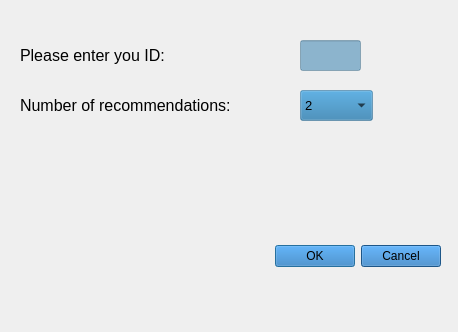
<?xml version="1.0" encoding="UTF-8"?>
<ui version="4.0">
 <class>Dialog</class>
 <widget class="QDialog" name="Dialog">
  <property name="geometry">
   <rect>
    <x>0</x>
    <y>0</y>
    <width>458</width>
    <height>332</height>
   </rect>
  </property>
  <property name="windowTitle">
   <string>Dialog</string>
  </property>
  <widget class="QDialogButtonBox" name="login_button_box">
   <property name="geometry">
    <rect>
     <x>100</x>
     <y>240</y>
     <width>341</width>
     <height>32</height>
    </rect>
   </property>
   <property name="styleSheet">
    <string notr="true">background-color: rgb(40,120,190)</string>
   </property>
   <property name="orientation">
    <enum>Qt::Horizontal</enum>
   </property>
   <property name="standardButtons">
    <set>QDialogButtonBox::Cancel|QDialogButtonBox::Ok</set>
   </property>
  </widget>
  <widget class="QLabel" name="label">
   <property name="geometry">
    <rect>
     <x>20</x>
     <y>40</y>
     <width>191</width>
     <height>31</height>
    </rect>
   </property>
   <property name="font">
    <font>
     <pointsize>12</pointsize>
    </font>
   </property>
   <property name="text">
    <string>Please enter you ID:</string>
   </property>
  </widget>
  <widget class="QComboBox" name="comboBox">
   <property name="geometry">
    <rect>
     <x>300</x>
     <y>90</y>
     <width>73</width>
     <height>31</height>
    </rect>
   </property>
   <property name="font">
    <font>
     <pointsize>10</pointsize>
    </font>
   </property>
   <property name="styleSheet">
    <string notr="true">background-color: rgba(40,120,170,0.4)</string>
   </property>
   <item>
    <property name="text">
     <string>2</string>
    </property>
   </item>
   <item>
    <property name="text">
     <string>3</string>
    </property>
   </item>
   <item>
    <property name="text">
     <string>4</string>
    </property>
   </item>
   <item>
    <property name="text">
     <string>5</string>
    </property>
   </item>
   <item>
    <property name="text">
     <string>6</string>
    </property>
   </item>
   <item>
    <property name="text">
     <string>7</string>
    </property>
   </item>
   <item>
    <property name="text">
     <string>8</string>
    </property>
   </item>
   <item>
    <property name="text">
     <string>9</string>
    </property>
   </item>
   <item>
    <property name="text">
     <string>10</string>
    </property>
   </item>
  </widget>
  <widget class="QLabel" name="label_2">
   <property name="geometry">
    <rect>
     <x>20</x>
     <y>70</y>
     <width>271</width>
     <height>71</height>
    </rect>
   </property>
   <property name="font">
    <font>
     <pointsize>12</pointsize>
    </font>
   </property>
   <property name="text">
    <string>Number of recommendations:</string>
   </property>
  </widget>
  <widget class="QLineEdit" name="input_id">
   <property name="geometry">
    <rect>
     <x>300</x>
     <y>40</y>
     <width>61</width>
     <height>31</height>
    </rect>
   </property>
   <property name="font">
    <font>
     <pointsize>10</pointsize>
    </font>
   </property>
   <property name="styleSheet">
    <string notr="true">background-color: rgba(40,120,170,0.5)</string>
   </property>
  </widget>
 </widget>
 <resources/>
 <connections>
  <connection>
   <sender>login_button_box</sender>
   <signal>accepted()</signal>
   <receiver>Dialog</receiver>
   <slot>accept()</slot>
   <hints>
    <hint type="sourcelabel">
     <x>248</x>
     <y>254</y>
    </hint>
    <hint type="destinationlabel">
     <x>157</x>
     <y>274</y>
    </hint>
   </hints>
  </connection>
  <connection>
   <sender>login_button_box</sender>
   <signal>rejected()</signal>
   <receiver>Dialog</receiver>
   <slot>reject()</slot>
   <hints>
    <hint type="sourcelabel">
     <x>316</x>
     <y>260</y>
    </hint>
    <hint type="destinationlabel">
     <x>286</x>
     <y>274</y>
    </hint>
   </hints>
  </connection>
 </connections>
</ui>
